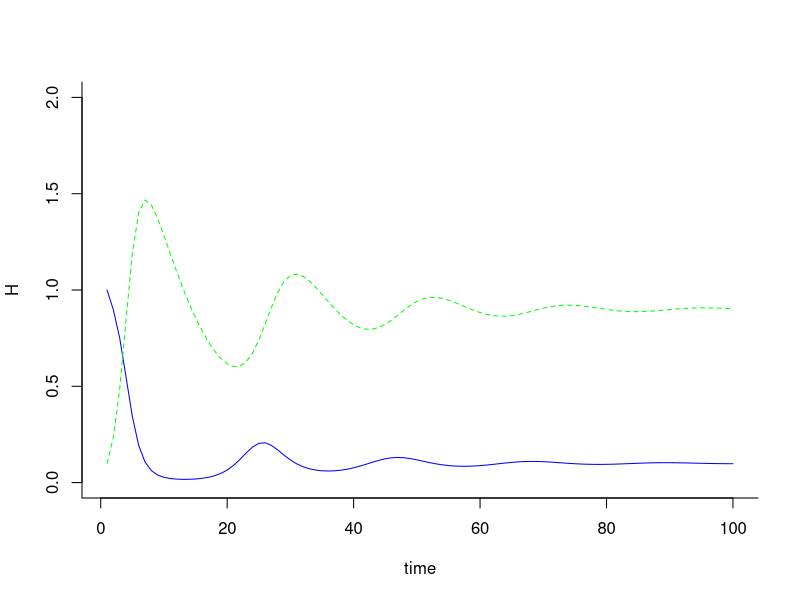
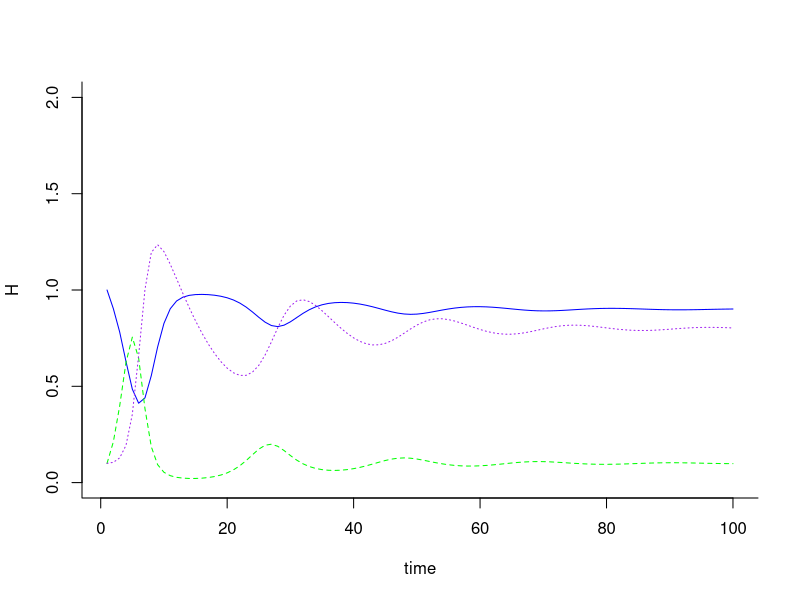

Reproduce these figures in R, in order.
library('deSolve')

#Question 1c
pred.prey <- function(t, y, p) {
  H <- y[1]
  Z <- y[2]
  with(as.list(p), {
    dH.dt <- (r * H) * (1-(H/K)) - b * H * Z
    dZ.dt <- c * H * Z - m * Z
    return(list(c(dH.dt, dZ.dt)))
  })
}

t <- 1:100
y0 <- c('H' = 1, 'Z' = .1)
p <- c('r' = 1, 'b' = 1, 'K' = 1,
       'c' = 1, 'm' = .1)

sim <- ode(y = y0, times = t, func = pred.prey, parms = p,
           method = 'lsoda')
sim <- as.data.frame(sim)

plot(H ~time, type = 'l', col = 'blue', bty = 'l', data = sim, ylim = c(0,2))
points(Z ~time, type = 'l', lty = 2, col = 'green', bty = 'l', data = sim)

#Question 2
pred.prey.biocontrol <- function(t, y, p) {
  H <- y[1]
  Z <- y[2]
  P <- y[3]
  with(as.list(p), {
    dH.dt <- (r * H) * (1-(H/K)) - b * H * Z
    dZ.dt <- c * H * Z - m * Z - d * Z * P
    dP.dt <- e * Z * P - n * P
    return(list(c(dH.dt, dZ.dt, dP.dt)))
  })
}

t <- 1:100
y0 <- c('H' = 1, 'Z' = .1, 'P' = .1)
p <- c('r' = 1, 'b' = 1, 'K' = 1,
       'c' = 1, 'm' = .1, 'd' = 1,
       'n' = .1, 'e' = 1)

sim.biocontrol <- ode(y = y0, times = t, func = pred.prey.biocontrol, parms = p,
           method = 'lsoda')
sim.biocontrol <- as.data.frame(sim.biocontrol)

plot(H ~time, type = 'l', col = 'blue', bty = 'l', data = sim.biocontrol, ylim = c(0,2))
points(Z ~time, type = 'l', lty = 2, col = 'green', bty = 'l', data = sim.biocontrol)
points(P ~time, type = 'l', lty = 3, col = 'purple', bty = 'l', data = sim.biocontrol)
